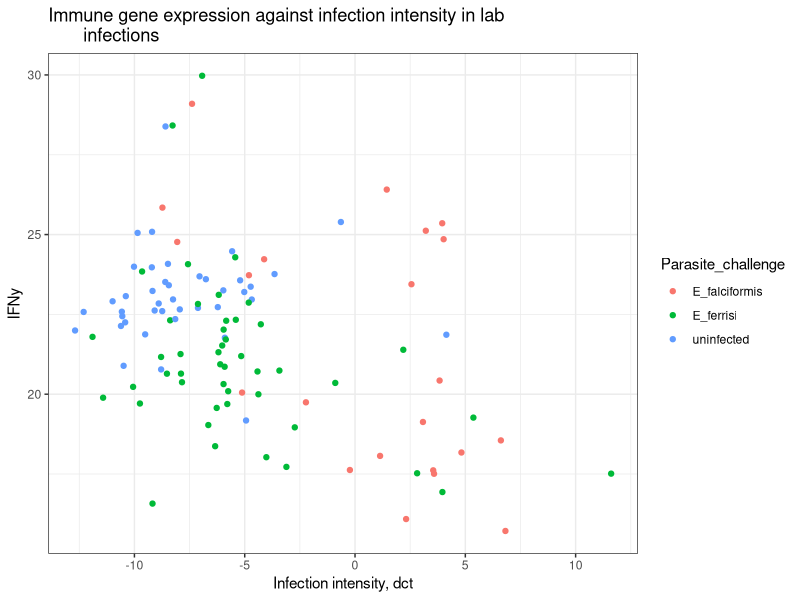
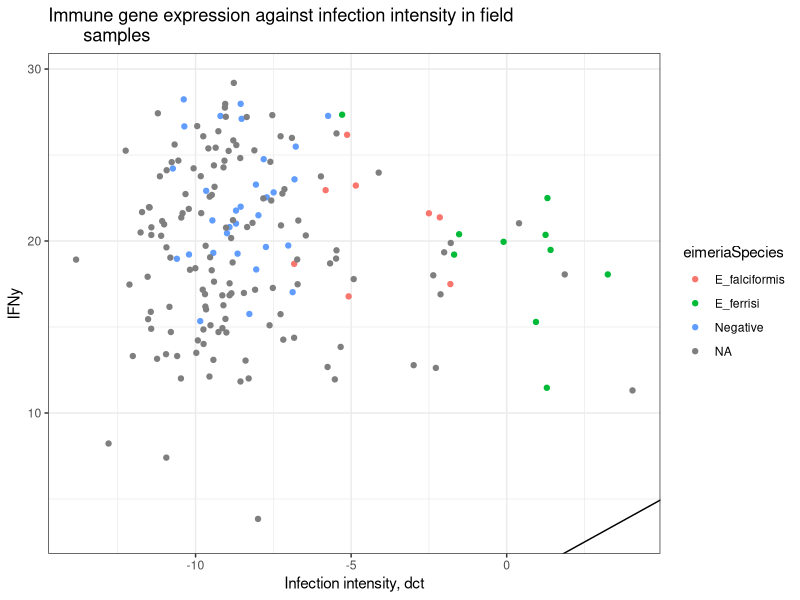
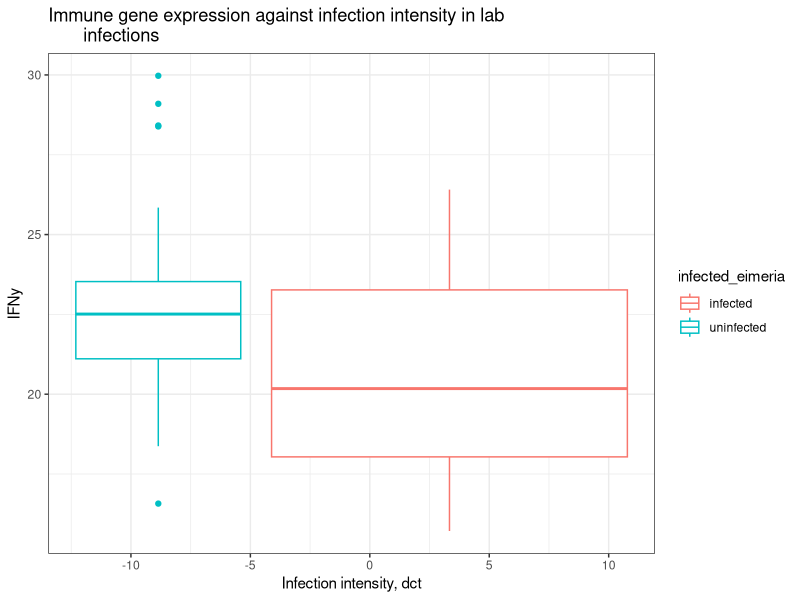
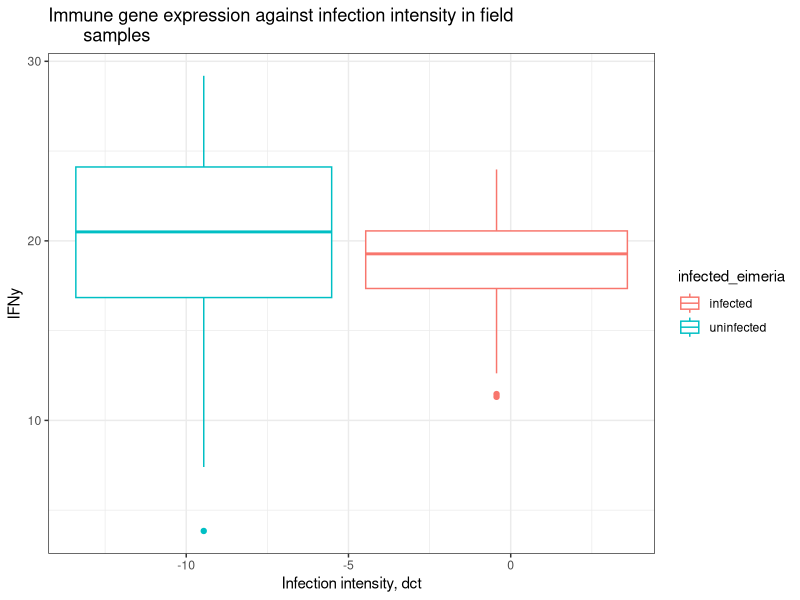
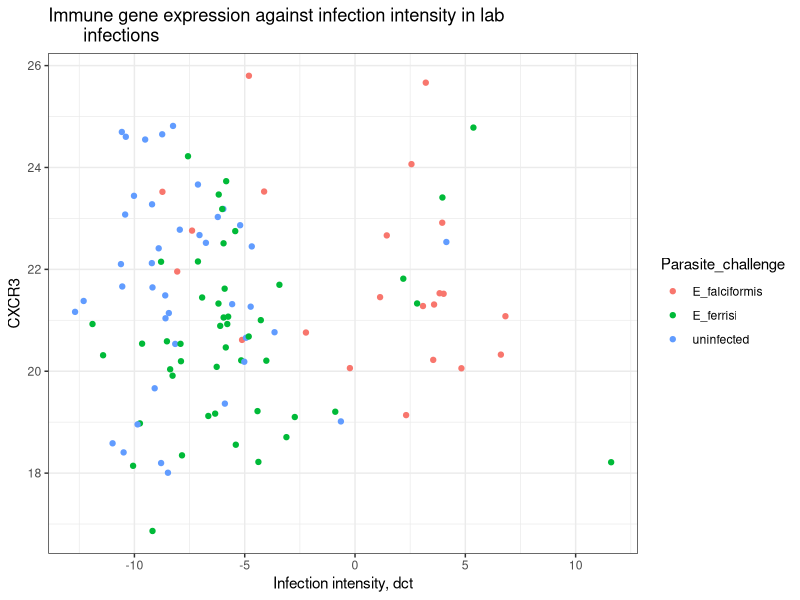
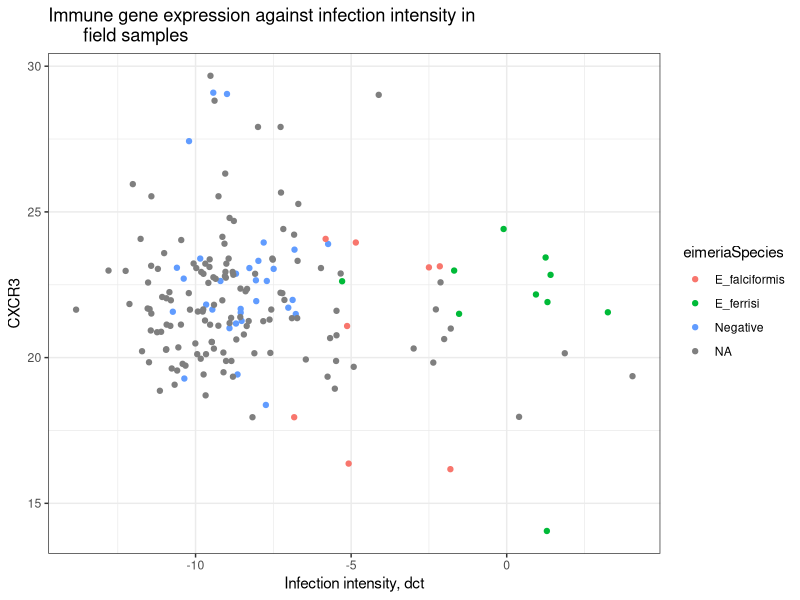
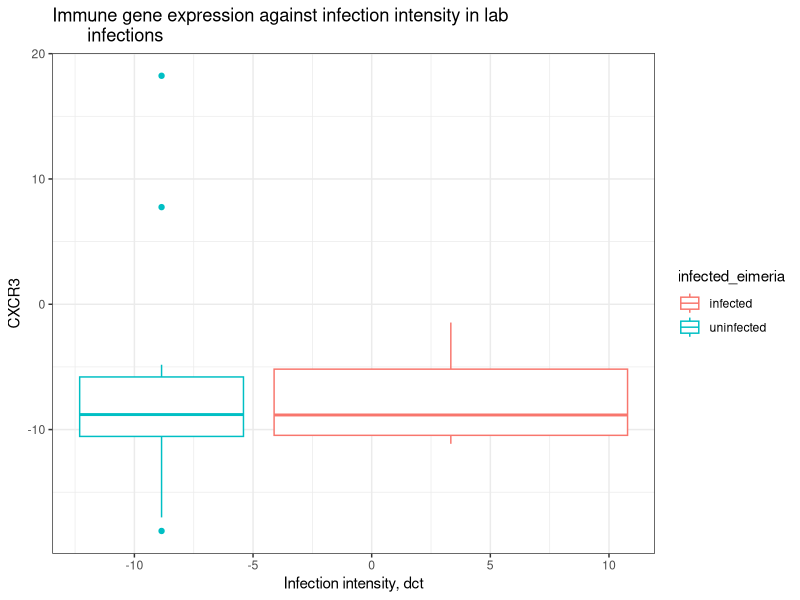
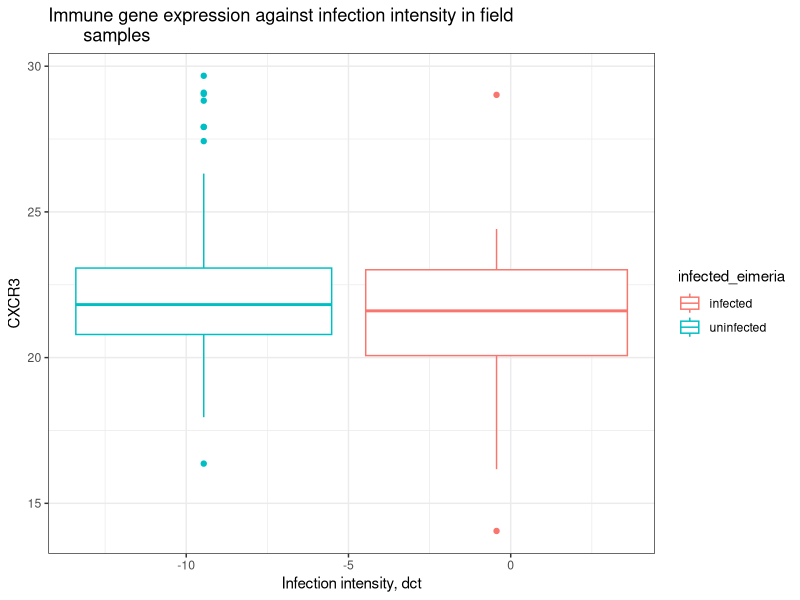

The R script that drew these images, in order:
## ---- chunk 1
knitr::opts_chunk$set(echo = TRUE)
## ---- chunk 2
library(ggplot2)
library(tidyverse)
## ---- chunk 3
lab <- read.csv("output_data/gene_expression/data_products/lab_imputed_gene_expression.csv")
field <- read.csv("output_data/gene_expression/data_products/field_imputed_gene_expression.csv")
## ---- chunk 4
# vectors for selecting gene columns 
Genes_lab <- c("IFNy", "CXCR3_bio", "IL.6", "IL.10", "IL.13", "IL1RN", "CASP1", 
               "CXCL9", "IDO1", "IRGM1", "MPO", "MUC2", "MUC5AC", 
           "MYD88", "NCR1", "PRF1", "RETNLB", "SOCS1", "TICAM1", "TNF")

Genes_field   <- c("IFNy",  "CXCR3", "IL.6", #"GBP2", "IL.12", "IRG6",
                     "IL.10", "IL.13", "IL1RN",
                     "CXCR3", "CASP1", "CXCL9", 
                     "IDO1", "IRGM1", "MPO", "MUC2", "MUC5AC", "MYD88", 
                     "NCR1", "PRF1", "RETNLB", "SOCS1", "TICAM1", "TNF")
## ---- chunk 5
field <- field %>%
  mutate(infected_eimeria = 
           case_when(delta_ct_cewe_MminusE > -5 ~ "infected",
                     delta_ct_cewe_MminusE < -5 ~ "uninfected"))

lab <- lab %>%
  mutate(infected_eimeria = 
           case_when(delta > -5 ~ "infected",
                     delta < -5 ~ "uninfected"))


## ---- chunk 6
eimeria_t.test <- function(x, y) {
# select the uninfected (delta ct under -5 mice)  
  lab_uni <- lab %>%
    dplyr::filter(infected_eimeria == "uninfected")
# select the infected lab mice
  lab_inf <- lab %>% 
    dplyr::filter(infected_eimeria == "infected") 
# select the uninfected field mice (delta ct under -5 mice)  
  field_uni <- field %>%
    dplyr::filter(infected_eimeria == "uninfected")
# select the infected lab mice
  field_inf <- field %>% 
    dplyr::filter(infected_eimeria == "infected") 

print(c("Testing differences in expression in uninfected and infected lab mice. Gene:", toString(x)))
print(t.test(lab_uni %>% dplyr::select(all_of(x)), lab_inf %>% dplyr::select(all_of(x))))

print(c("Testing differences in expression in uninfected and infected field mice. Gene:", toString(x)))
print(t.test(field_uni %>% dplyr::select(all_of(x)), field_inf %>% dplyr::select(all_of(x))))

print(c("Testing differences in expression in uninfected lab vs field mice. Gene:", toString(x)))
print(t.test(lab_uni %>% dplyr::select(all_of(x)), field_uni %>% dplyr::select(all_of(x))))

print(c("Testing differences in expression in infected lab vs field mice. Gene:", toString(x)))
print(t.test(lab_inf %>% dplyr::select(all_of(x)), field_inf %>% dplyr::select(all_of(x))))

}


## ---- chunk 7
ggplot(lab, aes(x = delta, y = IFNy, color = Parasite_challenge)) +
  geom_jitter() +
  geom_abline() + 
  labs(x = "Infection intensity, dct",
       title ="Immune gene expression against infection intensity in lab 
       infections") +
  theme_bw()


ggplot(field, aes(x = delta_ct_cewe_MminusE, y = IFNy, color = eimeriaSpecies)) +
  geom_jitter() +
  geom_abline() + 
  labs(x = "Infection intensity, dct",
       title ="Immune gene expression against infection intensity in field 
       samples") +
  theme_bw()

## ---- chunk 8
ggplot(lab, aes(x = delta, y = IFNy, color = infected_eimeria)) +
  geom_boxplot() +
  labs(x = "Infection intensity, dct",
       title ="Immune gene expression against infection intensity in lab 
       infections") +
  theme_bw()



ggplot(field, aes(x = delta_ct_cewe_MminusE, y = IFNy, 
                  color = infected_eimeria)) +
  geom_boxplot() +
  labs(x = "Infection intensity, dct",
       title ="Immune gene expression against infection intensity in field 
       samples") +
  theme_bw()

## ---- chunk 9
ggplot(lab, aes(x = delta, y = CXCR3_bio, color = Parasite_challenge)) +
  geom_jitter() +
  geom_abline() + 
  labs(x = "Infection intensity, dct", y = "CXCR3",
       title ="Immune gene expression against infection intensity in lab 
       infections") +
  theme_bw()



ggplot(field, aes(x = delta_ct_cewe_MminusE, y = CXCR3, color = eimeriaSpecies)) +
  geom_jitter() +
  geom_abline() + 
  labs(x = "Infection intensity, dct",
       title ="Immune gene expression against infection intensity in 
       field samples") +
  theme_bw()


## ---- chunk 10
ggplot(lab, aes(x = delta, y = CXCR3, color = infected_eimeria)) +
  geom_boxplot() +
  labs(x = "Infection intensity, dct",
       title ="Immune gene expression against infection intensity in lab 
       infections") +
  theme_bw()



ggplot(field, aes(x = delta_ct_cewe_MminusE, y = CXCR3, 
                  color = infected_eimeria)) +
  geom_boxplot() +
  labs(x = "Infection intensity, dct",
       title ="Immune gene expression against infection intensity in field 
       samples") +
  theme_bw()

## ---- chunk 11
ggplot(lab, aes(x = delta, y = IL.6, color = Parasite_challenge)) +
  geom_jitter() +
  geom_abline() + 
  labs(x = "Infection intensity, dct", 
       title ="Immune gene expression against infection intensity in lab 
       infections") +
  theme_bw()



ggplot(field, aes(x = delta_ct_cewe_MminusE, y = IL.6, color = eimeriaSpecies)) +
  geom_jitter() +
  geom_abline() + 
  labs(x = "Infection intensity, dct",
       title ="Immune gene expression against infection intensity in field 
       samples") +
  theme_bw()


## ---- chunk 12
ggplot(lab, aes(x = delta, y = IL.10, color = Parasite_challenge)) +
  geom_jitter() +
  geom_abline() + 
  labs(x = "Infection intensity, dct", 
       title ="Immune gene expression against infection intensity 
       in lab infections") +
  theme_bw()



ggplot(field, aes(x = delta_ct_cewe_MminusE, y = IL.10, color = eimeriaSpecies)) +
  geom_jitter() +
  geom_abline() + 
  labs(x = "Infection intensity, dct",
       title ="Immune gene expression against infection intensity in field 
       samples") +
  theme_bw()


## ---- chunk 13
ggplot(lab, aes(x = delta, y = IL.10, color = infected_eimeria)) +
  geom_boxplot() +
  labs(x = "Infection intensity, dct",
       title ="Immune gene expression against infection intensity in lab 
       infections") +
  theme_bw()



ggplot(field, aes(x = delta_ct_cewe_MminusE, y = IL.10, 
                  color = infected_eimeria)) +
  geom_boxplot() +
  labs(x = "Infection intensity, dct",
       title ="Immune gene expression against infection intensity in field 
       samples") +
  theme_bw()

## ---- chunk 14
ggplot(lab, aes(x = delta, y = IL.13, color = Parasite_challenge)) +
  geom_jitter() +
  geom_abline() + 
  labs(x = "Infection intensity, dct", 
       title ="Immune gene expression against infection intensity 
       in lab infections") +
  theme_bw()



ggplot(field, aes(x = delta_ct_cewe_MminusE, y = IL.13, color = eimeriaSpecies)) +
  geom_jitter() +
  geom_abline() + 
  labs(x = "Infection intensity, dct",
       title ="Immune gene expression against infection intensity in field 
       samples") +
  theme_bw()


## ---- chunk 15
ggplot(lab, aes(x = delta, y = IL.13, color = infected_eimeria)) +
  geom_boxplot() +
  labs(x = "Infection intensity, dct",
       title ="Immune gene expression against infection intensity in lab 
       infections") +
  theme_bw()



ggplot(field, aes(x = delta_ct_cewe_MminusE, y = IL.13, 
                  color = infected_eimeria)) +
  geom_boxplot() +
  labs(x = "Infection intensity, dct",
       title ="Immune gene expression against infection intensity in field 
       samples") +
  theme_bw()

## ---- chunk 16
ggplot(lab, aes(x = delta, y = IL1RN, color = Parasite_challenge)) +
  geom_jitter() +
  geom_abline() + 
  labs(x = "Infection intensity, dct", 
       title ="Immune gene expression against infection intensity 
       in lab infections") +
  theme_bw()



ggplot(field, aes(x = delta_ct_cewe_MminusE, y = IL1RN, color = eimeriaSpecies)) +
  geom_jitter() +
  geom_abline() + 
  labs(x = "Infection intensity, dct",
       title ="Immune gene expression against infection intensity in field 
       samples") +
  theme_bw()

## ---- chunk 17
ggplot(lab, aes(x = delta, y = IL1RN, color = infected_eimeria)) +
  geom_boxplot() +
  labs(x = "Infection intensity, dct",
       title ="Immune gene expression against infection intensity in lab 
       infections") +
  theme_bw()



ggplot(field, aes(x = delta_ct_cewe_MminusE, y = IL1RN, 
                  color = infected_eimeria)) +
  geom_boxplot() +
  labs(x = "Infection intensity, dct",
       title ="Immune gene expression against infection intensity in field 
       samples") +
  theme_bw()

## ---- chunk 18
ggplot(lab, aes(x = delta, y = CASP1, color = Parasite_challenge)) +
  geom_jitter() +
  geom_abline() + 
  labs(x = "Infection intensity, dct", 
       title ="Immune gene expression against infection intensity 
       in lab infections") +
  theme_bw()



ggplot(field, aes(x = delta_ct_cewe_MminusE, y = CASP1, color = eimeriaSpecies)) +
  geom_jitter() +
  geom_abline() + 
  labs(x = "Infection intensity, dct",
       title ="Immune gene expression against infection intensity in field 
       samples") +
  theme_bw()

## ---- chunk 19
ggplot(lab, aes(x = delta, y = CASP1, color = infected_eimeria)) +
  geom_boxplot() +
  labs(x = "Infection intensity, dct",
       title ="Immune gene expression against infection intensity in lab 
       infections") +
  theme_bw()



ggplot(field, aes(x = delta_ct_cewe_MminusE, y = CASP1, 
                  color = infected_eimeria)) +
  geom_boxplot() +
  labs(x = "Infection intensity, dct",
       title ="Immune gene expression against infection intensity in field 
       samples") +
  theme_bw()

## ---- chunk 20
ggplot(lab, aes(x = delta, y = CXCL9, color = Parasite_challenge)) +
  geom_jitter() +
  geom_abline() + 
  labs(x = "Infection intensity, dct", 
       title ="Immune gene expression against infection intensity 
       in lab infections") +
  theme_bw()



ggplot(field, aes(x = delta_ct_cewe_MminusE, y = CXCL9, color = eimeriaSpecies)) +
  geom_jitter() +
  geom_abline() + 
  labs(x = "Infection intensity, dct",
       title ="Immune gene expression against infection intensity in field 
       samples") +
  theme_bw()

## ---- chunk 21
ggplot(lab, aes(x = delta, y = CXCL9, color = infected_eimeria)) +
  geom_boxplot() +
  labs(x = "Infection intensity, dct",
       title ="Immune gene expression against infection intensity in lab 
       infections") +
  theme_bw()



ggplot(field, aes(x = delta_ct_cewe_MminusE, y = CXCL9, 
                  color = infected_eimeria)) +
  geom_boxplot() +
  labs(x = "Infection intensity, dct",
       title ="Immune gene expression against infection intensity in field 
       samples") +
  theme_bw()

## ---- chunk 22
ggplot(lab, aes(x = delta, y = IDO1, color = Parasite_challenge)) +
  geom_jitter() +
  geom_abline() + 
  labs(x = "Infection intensity, dct", 
       title ="Immune gene expression against infection intensity 
       in lab infections") +
  theme_bw()



ggplot(field, aes(x = delta_ct_cewe_MminusE, y = IDO1, color = eimeriaSpecies)) +
  geom_jitter() +
  geom_abline() + 
  labs(x = "Infection intensity, dct",
       title ="Immune gene expression against infection intensity in field 
       samples") +
  theme_bw()

## ---- chunk 23
ggplot(lab, aes(x = delta, y = IDO1, color = infected_eimeria)) +
  geom_boxplot() +
  labs(x = "Infection intensity, dct",
       title ="Immune gene expression against infection intensity in lab 
       infections") +
  theme_bw()



ggplot(field, aes(x = delta_ct_cewe_MminusE, y = IDO1, 
                  color = infected_eimeria)) +
  geom_boxplot() +
  labs(x = "Infection intensity, dct",
       title ="Immune gene expression against infection intensity in field 
       samples") +
  theme_bw()

## ---- chunk 24
ggplot(lab, aes(x = delta, y = IRGM1, color = Parasite_challenge)) +
  geom_jitter() +
  geom_abline() + 
  labs(x = "Infection intensity, dct", 
       title ="Immune gene expression against infection intensity 
       in lab infections") +
  theme_bw()



ggplot(field, aes(x = delta_ct_cewe_MminusE, y = IRGM1, color = eimeriaSpecies)) +
  geom_jitter() +
  geom_abline() + 
  labs(x = "Infection intensity, dct",
       title ="Immune gene expression against infection intensity in field 
       samples") +
  theme_bw()

## ---- chunk 25
ggplot(lab, aes(x = delta, y = IRGM1, color = infected_eimeria)) +
  geom_boxplot() +
  labs(x = "Infection intensity, dct",
       title ="Immune gene expression against infection intensity in lab 
       infections") +
  theme_bw()



ggplot(field, aes(x = delta_ct_cewe_MminusE, y = IRGM1, 
                  color = infected_eimeria)) +
  geom_boxplot() +
  labs(x = "Infection intensity, dct",
       title ="Immune gene expression against infection intensity in field 
       samples") +
  theme_bw()

## ---- chunk 26
ggplot(lab, aes(x = delta, y = MPO, color = Parasite_challenge)) +
  geom_jitter() +
  geom_abline() + 
  labs(x = "Infection intensity, dct", 
       title ="Immune gene expression against infection intensity 
       in lab infections") +
  theme_bw()



ggplot(field, aes(x = delta_ct_cewe_MminusE, y = MPO, color = eimeriaSpecies)) +
  geom_jitter() +
  geom_abline() + 
  labs(x = "Infection intensity, dct",
       title ="Immune gene expression against infection intensity in field 
       samples") +
  theme_bw()

## ---- chunk 27
ggplot(lab, aes(x = delta, y = MPO, color = infected_eimeria)) +
  geom_boxplot() +
  labs(x = "Infection intensity, dct",
       title ="Immune gene expression against infection intensity in lab 
       infections") +
  theme_bw()



ggplot(field, aes(x = delta_ct_cewe_MminusE, y = MPO, 
                  color = infected_eimeria)) +
  geom_boxplot() +
  labs(x = "Infection intensity, dct",
       title ="Immune gene expression against infection intensity in field 
       samples") +
  theme_bw()

## ---- chunk 28
ggplot(lab, aes(x = delta, y = MUC2, color = Parasite_challenge)) +
  geom_jitter() +
  geom_abline() + 
  labs(x = "Infection intensity, dct", 
       title ="Immune gene expression against infection intensity 
       in lab infections") +
  theme_bw()



ggplot(field, aes(x = delta_ct_cewe_MminusE, y = MUC2, color = eimeriaSpecies)) +
  geom_jitter() +
  geom_abline() + 
  labs(x = "Infection intensity, dct",
       title ="Immune gene expression against infection intensity in field 
       samples") +
  theme_bw()

## ---- chunk 29
ggplot(lab, aes(x = delta, y = MUC2, color = infected_eimeria)) +
  geom_boxplot() +
  labs(x = "Infection intensity, dct",
       title ="Immune gene expression against infection intensity in lab 
       infections") +
  theme_bw()



ggplot(field, aes(x = delta_ct_cewe_MminusE, y = MUC2, 
                  color = infected_eimeria)) +
  geom_boxplot() +
  labs(x = "Infection intensity, dct",
       title ="Immune gene expression against infection intensity in field 
       samples") +
  theme_bw()

## ---- chunk 30
ggplot(lab, aes(x = delta, y = MUC5AC, color = Parasite_challenge)) +
  geom_jitter() +
  geom_abline() + 
  labs(x = "Infection intensity, dct", 
       title ="Immune gene expression against infection intensity 
       in lab infections") +
  theme_bw()



ggplot(field, aes(x = delta_ct_cewe_MminusE, y = MUC5AC, color = eimeriaSpecies)) +
  geom_jitter() +
  geom_abline() + 
  labs(x = "Infection intensity, dct",
       title ="Immune gene expression against infection intensity in field 
       samples") +
  theme_bw()

## ---- chunk 31
ggplot(lab, aes(x = delta, y = MUC5AC, color = infected_eimeria)) +
  geom_boxplot() +
  labs(x = "Infection intensity, dct",
       title ="Immune gene expression against infection intensity in lab 
       infections") +
  theme_bw()



ggplot(field, aes(x = delta_ct_cewe_MminusE, y = MUC5AC, 
                  color = infected_eimeria)) +
  geom_boxplot() +
  labs(x = "Infection intensity, dct",
       title ="Immune gene expression against infection intensity in field 
       samples") +
  theme_bw()

## ---- chunk 32
ggplot(lab, aes(x = delta, y = MYD88, color = Parasite_challenge)) +
  geom_jitter() +
  geom_abline() + 
  labs(x = "Infection intensity, dct", 
       title ="Immune gene expression against infection intensity 
       in lab infections") +
  theme_bw()



ggplot(field, aes(x = delta_ct_cewe_MminusE, y = MYD88, color = eimeriaSpecies)) +
  geom_jitter() +
  geom_abline() + 
  labs(x = "Infection intensity, dct",
       title ="Immune gene expression against infection intensity in field 
       samples") +
  theme_bw()

## ---- chunk 33
ggplot(lab, aes(x = delta, y = MYD88, color = infected_eimeria)) +
  geom_boxplot() +
  labs(x = "Infection intensity, dct",
       title ="Immune gene expression against infection intensity in lab 
       infections") +
  theme_bw()



ggplot(field, aes(x = delta_ct_cewe_MminusE, y = MYD88, 
                  color = infected_eimeria)) +
  geom_boxplot() +
  labs(x = "Infection intensity, dct",
       title ="Immune gene expression against infection intensity in field 
       samples") +
  theme_bw()

## ---- chunk 34
ggplot(lab, aes(x = delta, y = NCR1, color = Parasite_challenge)) +
  geom_jitter() +
  geom_abline() + 
  labs(x = "Infection intensity, dct", 
       title ="Immune gene expression against infection intensity 
       in lab infections") +
  theme_bw()



ggplot(field, aes(x = delta_ct_cewe_MminusE, y = NCR1, color = eimeriaSpecies)) +
  geom_jitter() +
  geom_abline() + 
  labs(x = "Infection intensity, dct",
       title ="Immune gene expression against infection intensity in field 
       samples") +
  theme_bw()

## ---- chunk 35
ggplot(lab, aes(x = delta, y = NCR1, color = infected_eimeria)) +
  geom_boxplot() +
  labs(x = "Infection intensity, dct",
       title ="Immune gene expression against infection intensity in lab 
       infections") +
  theme_bw()



ggplot(field, aes(x = delta_ct_cewe_MminusE, y = NCR1, 
                  color = infected_eimeria)) +
  geom_boxplot() +
  labs(x = "Infection intensity, dct",
       title ="Immune gene expression against infection intensity in field 
       samples") +
  theme_bw()

## ---- chunk 36
ggplot(lab, aes(x = delta, y = PRF1, color = Parasite_challenge)) +
  geom_jitter() +
  geom_abline() + 
  labs(x = "Infection intensity, dct", 
       title ="Immune gene expression against infection intensity 
       in lab infections") +
  theme_bw()



ggplot(field, aes(x = delta_ct_cewe_MminusE, y = PRF1, color = eimeriaSpecies)) +
  geom_jitter() +
  geom_abline() + 
  labs(x = "Infection intensity, dct",
       title ="Immune gene expression against infection intensity in field 
       samples") +
  theme_bw()

## ---- chunk 37
ggplot(lab, aes(x = delta, y = PRF1, color = infected_eimeria)) +
  geom_boxplot() +
  labs(x = "Infection intensity, dct",
       title ="Immune gene expression against infection intensity in lab 
       infections") +
  theme_bw()



ggplot(field, aes(x = delta_ct_cewe_MminusE, y = PRF1, 
                  color = infected_eimeria)) +
  geom_boxplot() +
  labs(x = "Infection intensity, dct",
       title ="Immune gene expression against infection intensity in field 
       samples") +
  theme_bw()

## ---- chunk 38
ggplot(lab, aes(x = delta, y = RETNLB, color = Parasite_challenge)) +
  geom_jitter() +
  geom_abline() + 
  labs(x = "Infection intensity, dct", 
       title ="Immune gene expression against infection intensity 
       in lab infections") +
  theme_bw()



ggplot(field, aes(x = delta_ct_cewe_MminusE, y = RETNLB, color = eimeriaSpecies)) +
  geom_jitter() +
  geom_abline() + 
  labs(x = "Infection intensity, dct",
       title ="Immune gene expression against infection intensity in field 
       samples") +
  theme_bw()

## ---- chunk 39
ggplot(lab, aes(x = delta, y = RETNLB, color = infected_eimeria)) +
  geom_boxplot() +
  labs(x = "Infection intensity, dct",
       title ="Immune gene expression against infection intensity in lab 
       infections") +
  theme_bw()



ggplot(field, aes(x = delta_ct_cewe_MminusE, y = RETNLB, 
                  color = infected_eimeria)) +
  geom_boxplot() +
  labs(x = "Infection intensity, dct",
       title ="Immune gene expression against infection intensity in field 
       samples") +
  theme_bw()

## ---- chunk 40
ggplot(lab, aes(x = delta, y = SOCS1, color = Parasite_challenge)) +
  geom_jitter() +
  geom_abline() + 
  labs(x = "Infection intensity, dct", 
       title ="Immune gene expression against infection intensity 
       in lab infections") +
  theme_bw()



ggplot(field, aes(x = delta_ct_cewe_MminusE, y = SOCS1, color = eimeriaSpecies)) +
  geom_jitter() +
  geom_abline() + 
  labs(x = "Infection intensity, dct",
       title ="Immune gene expression against infection intensity in field 
       samples") +
  theme_bw()

## ---- chunk 41
ggplot(lab, aes(x = delta, y = SOCS1, color = infected_eimeria)) +
  geom_boxplot() +
  labs(x = "Infection intensity, dct",
       title ="Immune gene expression against infection intensity in lab 
       infections") +
  theme_bw()



ggplot(field, aes(x = delta_ct_cewe_MminusE, y = SOCS1, 
                  color = infected_eimeria)) +
  geom_boxplot() +
  labs(x = "Infection intensity, dct",
       title ="Immune gene expression against infection intensity in field 
       samples") +
  theme_bw()

## ---- chunk 42
ggplot(lab, aes(x = delta, y = TICAM1, color = Parasite_challenge)) +
  geom_jitter() +
  geom_abline() + 
  labs(x = "Infection intensity, dct", 
       title ="Immune gene expression against infection intensity 
       in lab infections") +
  theme_bw()



ggplot(field, aes(x = delta_ct_cewe_MminusE, y = TICAM1, color = eimeriaSpecies)) +
  geom_jitter() +
  geom_abline() + 
  labs(x = "Infection intensity, dct",
       title ="Immune gene expression against infection intensity in field 
       samples") +
  theme_bw()

## ---- chunk 43
ggplot(lab, aes(x = delta, y = TICAM1, color = infected_eimeria)) +
  geom_boxplot() +
  labs(x = "Infection intensity, dct",
       title ="Immune gene expression against infection intensity in lab 
       infections") +
  theme_bw()



ggplot(field, aes(x = delta_ct_cewe_MminusE, y = TICAM1, 
                  color = infected_eimeria)) +
  geom_boxplot() +
  labs(x = "Infection intensity, dct",
       title ="Immune gene expression against infection intensity in field 
       samples") +
  theme_bw()

## ---- chunk 44
ggplot(lab, aes(x = delta, y = TNF, color = Parasite_challenge)) +
  geom_jitter() +
  geom_abline() + 
  labs(x = "Infection intensity, dct", 
       title ="Immune gene expression against infection intensity 
       in lab infections") +
  theme_bw()



ggplot(field, aes(x = delta_ct_cewe_MminusE, y = TNF, color = eimeriaSpecies)) +
  geom_jitter() +
  geom_abline() + 
  labs(x = "Infection intensity, dct",
       title ="Immune gene expression against infection intensity in field 
       samples") +
  theme_bw()

## ---- chunk 45
ggplot(lab, aes(x = delta, y = TNF, color = infected_eimeria)) +
  geom_boxplot() +
  labs(x = "Infection intensity, dct",
       title ="Immune gene expression against infection intensity in lab 
       infections") +
  theme_bw()



ggplot(field, aes(x = delta_ct_cewe_MminusE, y = TNF, 
                  color = infected_eimeria)) +
  geom_boxplot() +
  labs(x = "Infection intensity, dct",
       title ="Immune gene expression against infection intensity in field 
       samples") +
  theme_bw()

## ---- chunk 46
eimeria_t.test <- function(x) {
# select the uninfected (delta ct under -5 mice)  
  lab_uni <- lab %>%
    dplyr::filter(infected_eimeria == "uninfected")
# select the infected lab mice
  lab_inf <- lab %>% 
    dplyr::filter(infected_eimeria == "infected") 
# select the uninfected field mice (delta ct under -5 mice)  
  field_uni <- field %>%
    dplyr::filter(infected_eimeria == "uninfected")
# select the infected lab mice
  field_inf <- field %>% 
    dplyr::filter(infected_eimeria == "infected") 

print(c("Testing differences in expression in uninfected and infected lab mice. Gene:", toString(x)))
print(t.test(lab_uni %>% dplyr::select(all_of(x)), lab_inf %>% dplyr::select(all_of(x))))

print(c("Testing differences in expression in uninfected and infected field mice. Gene:", toString(x)))
print(t.test(field_uni %>% dplyr::select(all_of(x)), field_inf %>% dplyr::select(all_of(x))))

print(c("Testing differences in expression in uninfected lab vs field mice. Gene:", toString(x)))
print(t.test(lab_uni %>% dplyr::select(all_of(x)), field_uni %>% dplyr::select(all_of(x))))

print(c("Testing differences in expression in infected lab vs field mice. Gene:", toString(x)))
print(t.test(lab_inf %>% dplyr::select(all_of(x)), field_inf %>% dplyr::select(all_of(x))))

}


## ---- chunk 47
print(lapply(intersect(Genes_field, Genes_lab), eimeria_t.test))
